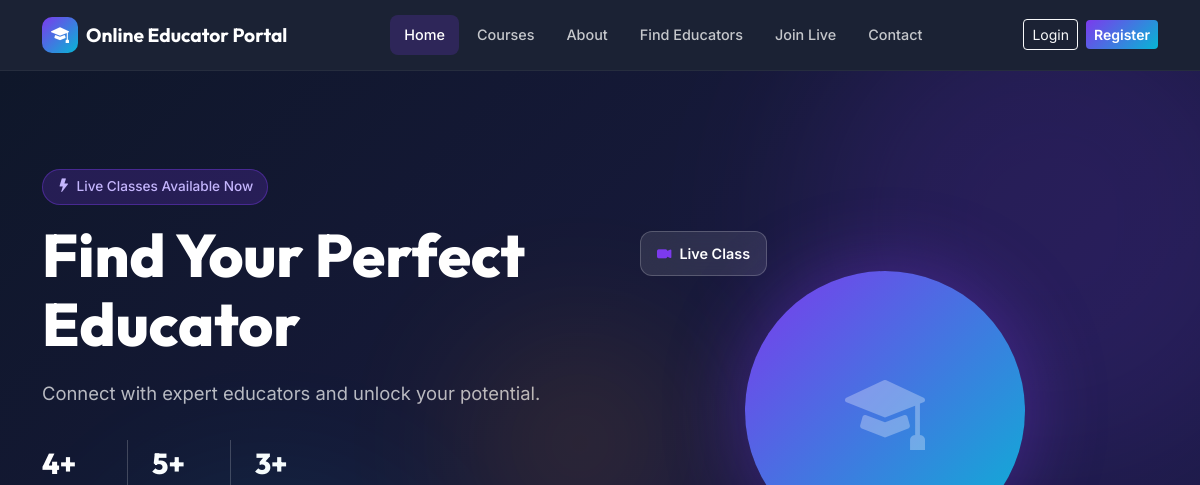
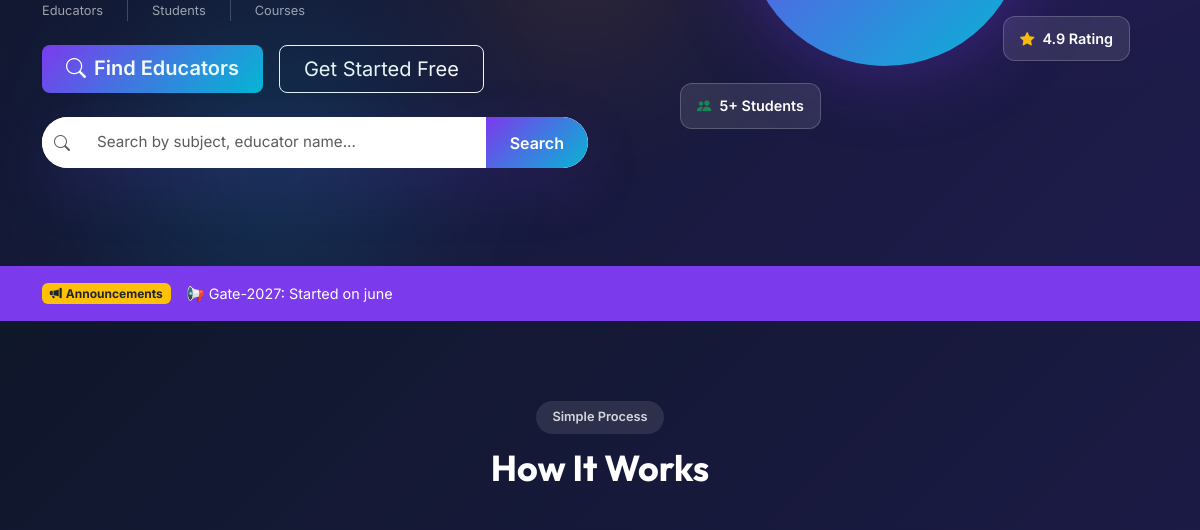
The app's page / (upper part), older data (2 pictures, top to bottom).
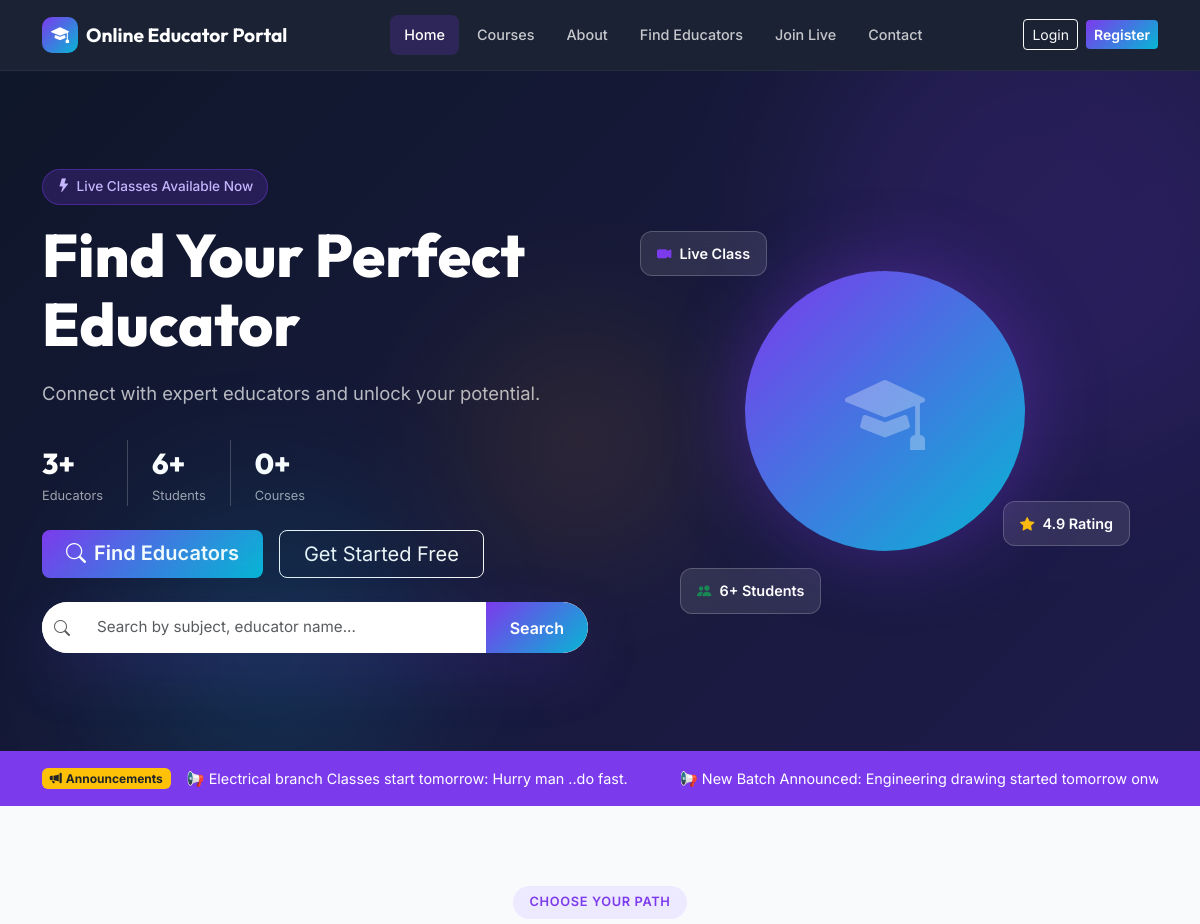
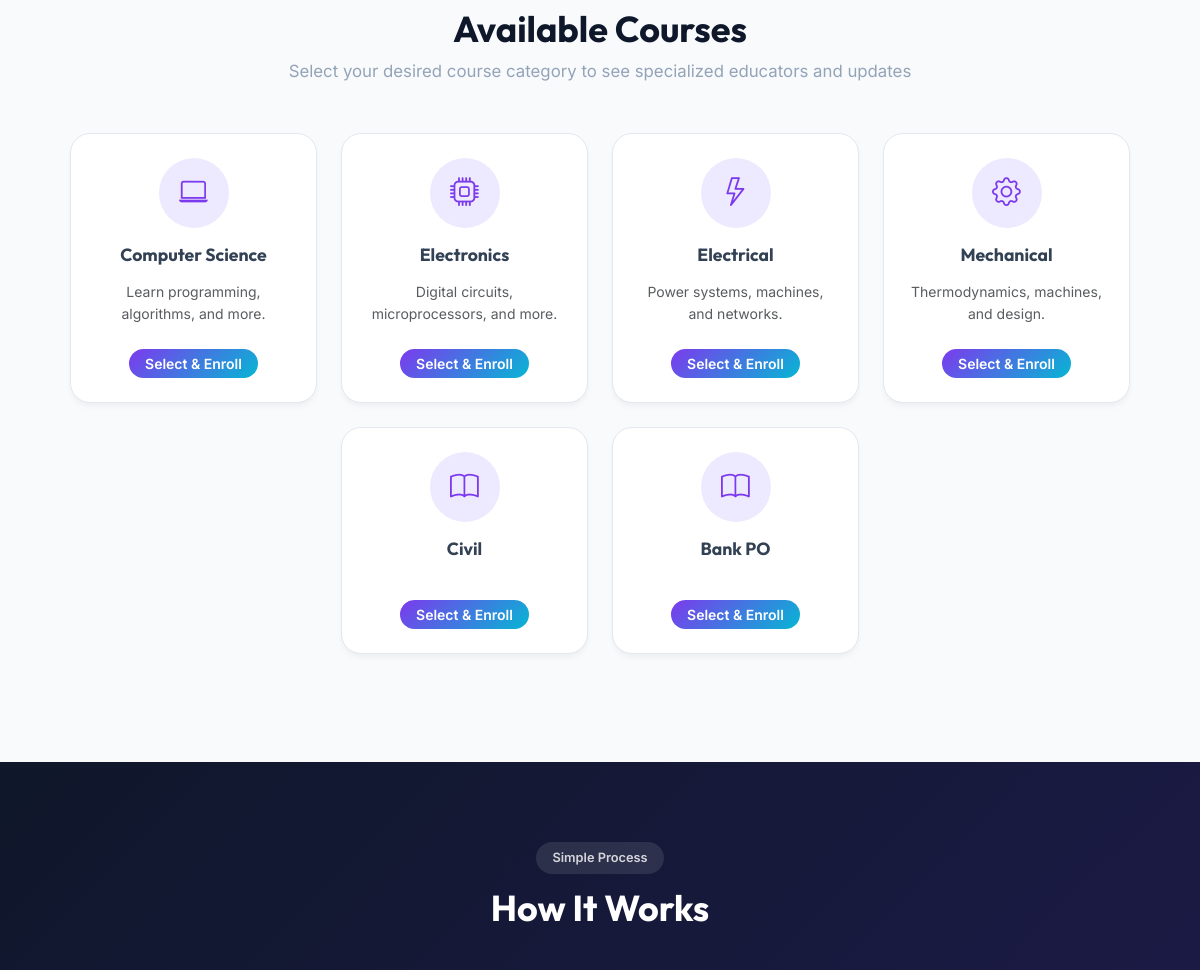
The same page, newer data (2 pictures, top to bottom).
### apps/core/models.py (models this page shows, shortened)
class Announcement(models.Model):
    title = models.CharField(max_length=200)
    content = models.TextField()
    category = models.ForeignKey('courses.Category', on_delete=models.SET_NULL, null=True, blank=True, help_text="Target category. Leave blank for all students.")
    is_active = models.BooleanField(default=True)
    created_by = models.ForeignKey(User, on_delete=models.SET_NULL, null=True)
    created_at = models.DateTimeField(auto_now_add=True)

### apps/courses/models.py (models this page shows, shortened)
class Category(models.Model):
    name = models.CharField(max_length=100)
    slug = models.SlugField(unique=True)
    icon = models.CharField(max_length=50, default='book', help_text='Bootstrap icon name')
    description = models.TextField(blank=True)
    class Meta:
        verbose_name_plural = 'Categories'

### apps/core/views.py (the view)
# urls.py: path('', views.home, name='home'),
def home(request):
    if request.user.is_authenticated:
        return redirect('dashboard')
    site = SiteSettings.get_settings()
    announcements = Announcement.objects.filter(is_active=True).order_by('-created_at')[:3]
    featured_educators = User.objects.filter(
        role='educator', is_approved=True, is_active=True,
        educator_profile__is_featured=True
    ).select_related('educator_profile')
    popular_courses = Course.objects.filter(is_published=True, is_featured=True)
    if request.user.is_authenticated and request.user.role == 'student' and request.user.linked_educator:
        linked_edu = request.user.linked_educator
        featured_educators = featured_educators.filter(id=linked_edu.id)
        popular_courses = popular_courses.filter(id__in=get_educator_courses(linked_edu))
    featured_educators = featured_educators[:6]
    popular_courses = popular_courses.order_by('-created_at')[:8]
    categories = Category.objects.all()
    total_educators = User.objects.filter(role='educator', is_approved=True).count()
    total_students = User.objects.filter(role='student').count()
    total_courses = Course.objects.filter(is_published=True).count()
    return render(request, 'public/home.html', {
        'site': site,
        'announcements': announcements,
        'featured_educators': featured_educators,
        'popular_courses': popular_courses,
        'categories': categories,
        'total_educators': total_educators,
        'total_students': total_students,
        'total_courses': total_courses,
    })

### apps/core/context_processors.py (called while the page is built)
def site_settings(request):
    return {'site_settings': SiteSettings.get_settings()}

### apps/core/models.py (called while the page is built)
    @classmethod
    def get_settings(cls):
        obj, _ = cls.objects.get_or_create(pk=1)
        return obj

### templates/public/home.html (shortened to what the changed rows need)
{% extends 'base.html' %}
{% load static %}
{% block content %}
<section class="hero-section">
    <div class="container">
        <div class="row align-items-center min-vh-85">
            <div class="col-lg-6" data-aos="fade-right">
                <h1 class="hero-title">{{ site.hero_title|default:"Find Your Perfect Educator" }}</h1>
                <div class="hero-stats d-flex gap-4 mb-4">
                    <div class="stat-item">
                        <span class="stat-num">{{ total_educators }}+</span>
                        <span class="stat-label">Educators</span>
                    </div>
                    <div class="stat-item">
                        <span class="stat-num">{{ total_students }}+</span>
                        <span class="stat-label">Students</span>
                    </div>
                    <div class="stat-item">
                        <span class="stat-num">{{ total_courses }}+</span>
                        <span class="stat-label">Courses</span>
                    </div>
                </div>
            </div>
            <div class="col-lg-6 d-none d-lg-flex justify-content-center">
                <div class="hero-illustration">
                    <div class="floating-card card-3">
                        <i class="bi bi-people-fill text-success"></i>
                        <span>{{ total_students }}+ Students</span>
                    </div>
                </div>
            </div>
        </div>
    </div>
</section>
{% if announcements %}
<section class="announcements-bar py-3 bg-primary text-white">
    <div class="container">
        <div class="d-flex align-items-center gap-3">
            <div class="announcement-ticker">
                {% for ann in announcements %}
                    <span class="me-5">📢 {{ ann.title }}: {{ ann.content|truncatechars:80 }}</span>
                {% endfor %}
            </div>
        </div>
    </div>
</section>
{% endif %}
{% if categories %}
<section id="courses-section" class="section-padding">
    <div class="container">
        <div class="section-header text-center mb-5">
            <span class="section-badge">Choose Your Path</span>
            <h2 class="section-title">Available Courses</h2>
            <p class="section-subtitle">Select your desired course category to see specialized educators and updates</p>
        </div>
        <div class="row g-4 justify-content-center">
            {% for cat in categories %}
            <div class="col-6 col-md-4 col-lg-3">
                <div class="category-card text-center h-100 p-4">
                    <div class="category-icon mb-3">
                        <i class="bi bi-{{ cat.icon|default:'book' }}"></i>
                    </div>
                    <h5 class="category-name mb-3">{{ cat.name }}</h5>
                    <p class="text-muted small mb-4">{{ cat.description|truncatechars:60 }}</p>
                    <a href="{% url 'select_course' cat.slug %}" class="btn btn-sm btn-primary rounded-pill px-3">
                        Select & Enroll
                    </a>
                </div>
            </div>
            {% endfor %}
        </div>
    </div>
</section>
{% endif %}
<section class="section-padding bg-gradient-dark text-white">
    <div class="container">
        <div class="section-header text-center mb-5">
            <h2 class="section-title text-white">How It Works</h2>
        </div>
    </div>
</section>
{% endblock %}

Row changes from the older to the newer data that the page shows:
no longer on this page (row unchanged): Announcement: title "Gate-2027", content "Started on june"
added Announcement: title "Electrical branch Classes start tomorrow", content "Hurry man ..do fast."
added Announcement: title "New Batch Announced", content "Engineering drawing started tomorrow…"
added Category: name "Computer Science", description "Learn programming, algorithms, and more."
added Category: name "Electronics", description "Digital circuits, microprocessors, and more."
added Category: name "Electrical", description "Power systems, machines, and networks."
added Category: name "Mechanical", description "Thermodynamics, machines, and design."
added Category: name "Civil"
added Category: name "Bank PO"
Text that changed along with them:
{{ total_educators }}: "4" → "3"
{{ total_students }}: "5" → "6"
{{ total_courses }}: "3" → "0"
text now shown: "CHOOSE YOUR PATH Available Courses Select your desired course category to see specialized educators and updates"
